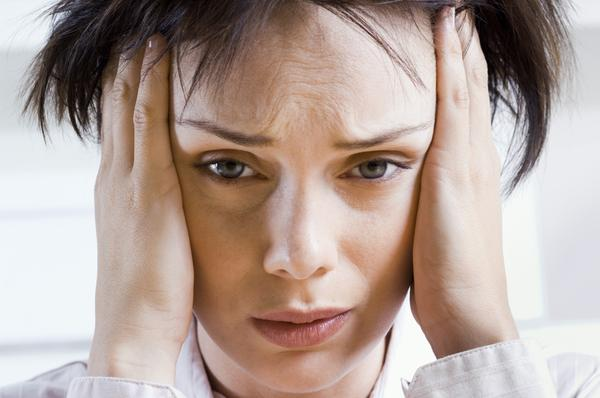
#> input picture 4.DFT_FreqDomainFilter/Code/Original_2.png, 600 x 398 px
$ python HW4_ver2.py   (Python 2 division)
#> lines starting #> are read from the running program, lines starting #| are printed output that depends on the picture
import cv2
import numpy as np

Original_gray=cv2.imread('Original_2.png',0)
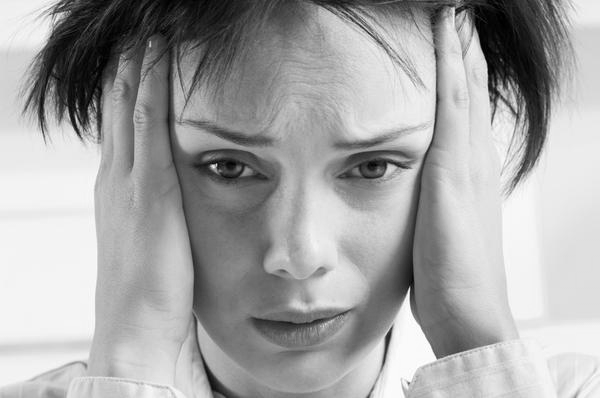
#> Original_gray: shape (398, 600); min 0, max 255, mean 166

#Chuan bi ngo vao input cho ham dft, cu the la tao 1 mang 2 lop chua phan thuc va phan ao, "originalComplex"
Original_gray_1=np.float32(Original_gray)
Original_Float=Original_gray_1/255.0
originalComplex=np.zeros((Original_Float.shape[0],Original_Float.shape[1],2))
originalComplex[:,:,0]=Original_Float
# [7 lines of commented-out code are left out]
dftOriginal=np.zeros((Original_Float.shape[0],Original_Float.shape[1],2))
cv2.dft(originalComplex,dftOriginal,16)


#Sau khi co DFT dang complex la "dftOriginal", thuc hien lay bien do, dung ham cv2.magnitude, ngo ra la "dftMagnitude"
dftMagnitude=np.zeros((Original_Float.shape[0],Original_Float.shape[1]))
cv2.magnitude(dftOriginal[:,:,0],dftOriginal[:,:,1],dftMagnitude)
dftMagnitude=dftMagnitude+1
cv2.log(dftMagnitude,dftMagnitude)
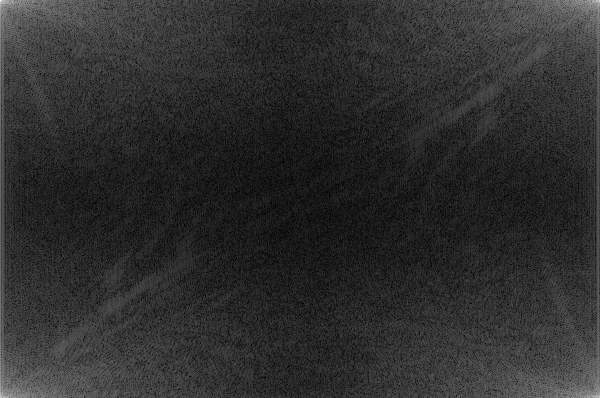
#> dftMagnitude: shape (398, 600) float64; min 0.0193, max 11.95, mean 2.21; drawn with min black and max white
cv2.normalize(dftMagnitude,dftMagnitude,0,1,32)

#Lay kich thuoc cua pho bien do
dftMagnitude_centerX = dftMagnitude.shape[1]/2
#> dftMagnitude_centerX = 300
dftMagnitude_centerY = dftMagnitude.shape[0]/2
#> dftMagnitude_centerY = 199
dftMagnitude_2=np.zeros((dftMagnitude.shape[0],dftMagnitude.shape[1]))

#Sau khi co DFT, thuc hien Recenter DFT cho dftMagnitude, ngo ra se la dftMagnitude_2
dftMagnitude_2[0:dftMagnitude_centerY,0:dftMagnitude_centerX]=dftMagnitude[dftMagnitude_centerY:dftMagnitude_centerY*2,dftMagnitude_centerX:dftMagnitude_centerX*2]
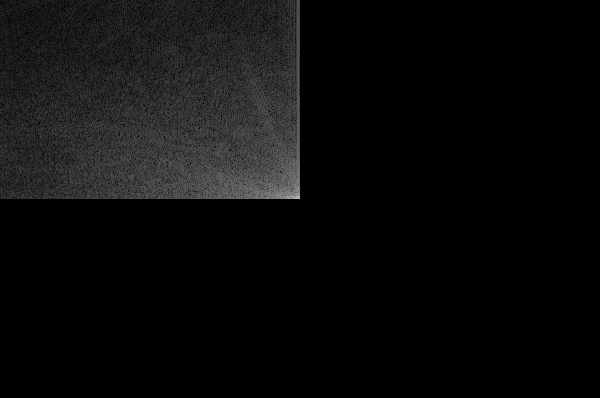
#> dftMagnitude_2: shape (398, 600) float64; min 0, max 0.751, mean 0.0452
dftMagnitude_2[dftMagnitude_centerY:dftMagnitude_centerY*2,dftMagnitude_centerX:dftMagnitude_centerX*2]=dftMagnitude[0:dftMagnitude_centerY,0:dftMagnitude_centerX]
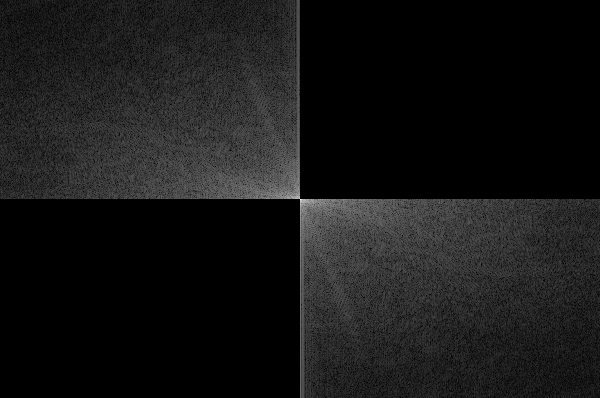
#> dftMagnitude_2: shape (398, 600) float64; min 0, max 1, mean 0.091
dftMagnitude_2[dftMagnitude_centerY:dftMagnitude_centerY*2,0:dftMagnitude_centerX]=dftMagnitude[0:dftMagnitude_centerY,dftMagnitude_centerX:dftMagnitude_centerX*2]
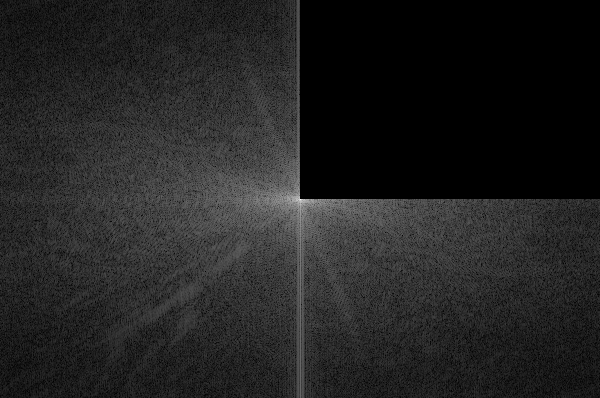
#> dftMagnitude_2: shape (398, 600) float64; min -4.65e-20, max 1, mean 0.137; drawn with min black and max white
dftMagnitude_2[0:dftMagnitude_centerY,dftMagnitude_centerX:dftMagnitude_centerX*2]=dftMagnitude[dftMagnitude_centerY:dftMagnitude_centerY*2,0:dftMagnitude_centerX]
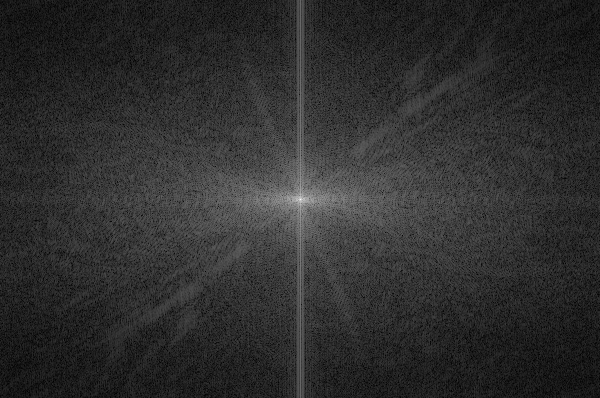
#> dftMagnitude_2: shape (398, 600) float64; min -4.65e-20, max 1, mean 0.183; drawn with min black and max white


#Luu anh
DFT_Original=cv2.convertScaleAbs(dftMagnitude,0,255)
DFT_Recentered=cv2.convertScaleAbs(dftMagnitude_2,0,255)


cv2.imwrite('Original_Image_Gray.jpg',Original_gray)
cv2.imwrite('DFT_Original.jpg',DFT_Original)
cv2.imwrite('DFT_Recentered.jpg',DFT_Recentered)


#Tao window
cv2.namedWindow('Original_Image', cv2. WINDOW_NORMAL)
cv2.namedWindow('DFT_Original', cv2. WINDOW_NORMAL)
cv2.namedWindow('DFT_Recentered', cv2. WINDOW_NORMAL)
#Hien thi anh gray goc
cv2.imshow('Original_Image',Original_gray)
#Hien thi bien doi DFT dang bien do magnitude
cv2.imshow('DFT_Original',dftMagnitude)
#Hien thi bien doi DFT dang bien do magnitude sau khi recenter
cv2.imshow('DFT_Recentered',dftMagnitude_2)

#cv2.waitKey(0)
#cv2.destroyAllWindows()
# [140 lines left out: functions Low_Pass_Filter, High_Pass_Filter, Band_Pass_Filter, not called in this run]


from Tkinter import *

root=Tk()

thelabel = Label(root, text="Adjust Paramter and Select Your filter",bg="yellow", fg="blue")
thelabel.grid()

inner_radius_label=Label(root,text="Inner radius")
inner_radius_label.grid(row=1,column=0)
inner_radius_axis = Scale(root, from_=0, to=200, orient=HORIZONTAL)
inner_radius_axis.grid(row=1,column=1)

outer_radius_label=Label(root,text="Outer radius")
outer_radius_label.grid(row=2,column=0)
outer_radius_axis = Scale(root, from_=0, to=200, orient=HORIZONTAL)
outer_radius_axis.grid(row=2,column=1)

Low_Pass_Filter  = Button(root, text="LOW PASS FILTER",bg="white",fg="blue",command=Low_Pass_Filter)
High_Pass_Filter = Button(root, text="HIGH PASS FILTER",bg="white",fg="blue",command=High_Pass_Filter)
Band_Pass_Filter = Button(root, text="BAND PASS FILTER",bg="white",fg="blue",command=Band_Pass_Filter)

Low_Pass_Filter.grid()
High_Pass_Filter.grid()
Band_Pass_Filter.grid()

root.mainloop()

$ run again, with 4.DFT_FreqDomainFilter/Code/Original_1.jpg saved as 4.DFT_FreqDomainFilter/Code/Original_2.png
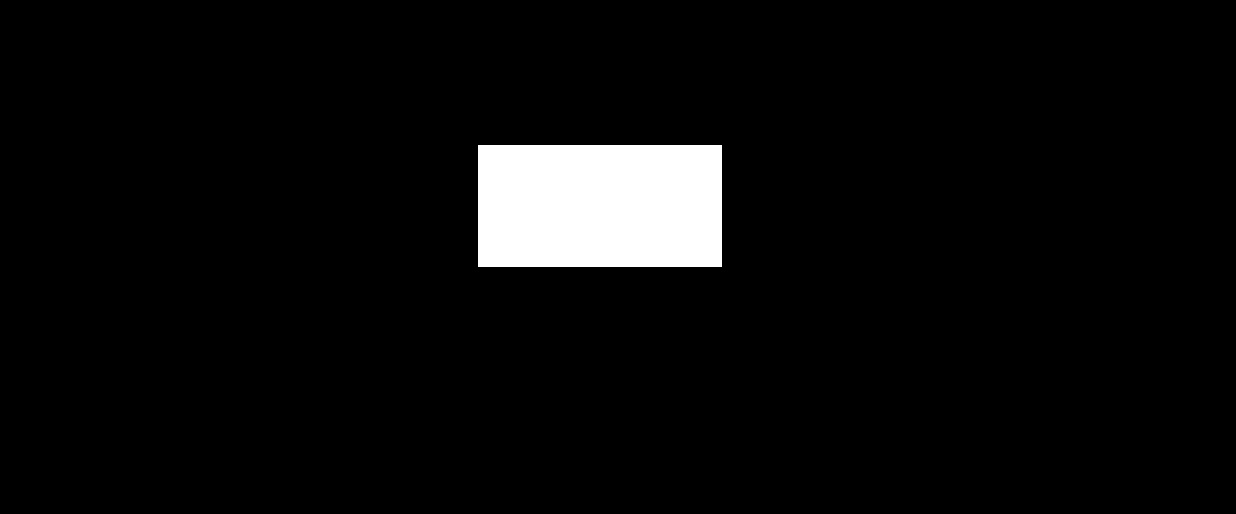
#> input picture 4.DFT_FreqDomainFilter/Code/Original_1.jpg, 1236 x 514 px
#> Original_gray is the input picture: shape (514, 1236); min 0, max 255, mean 11.9
#> `cv2.log(dftMagnitude,dftMagnitude)`:
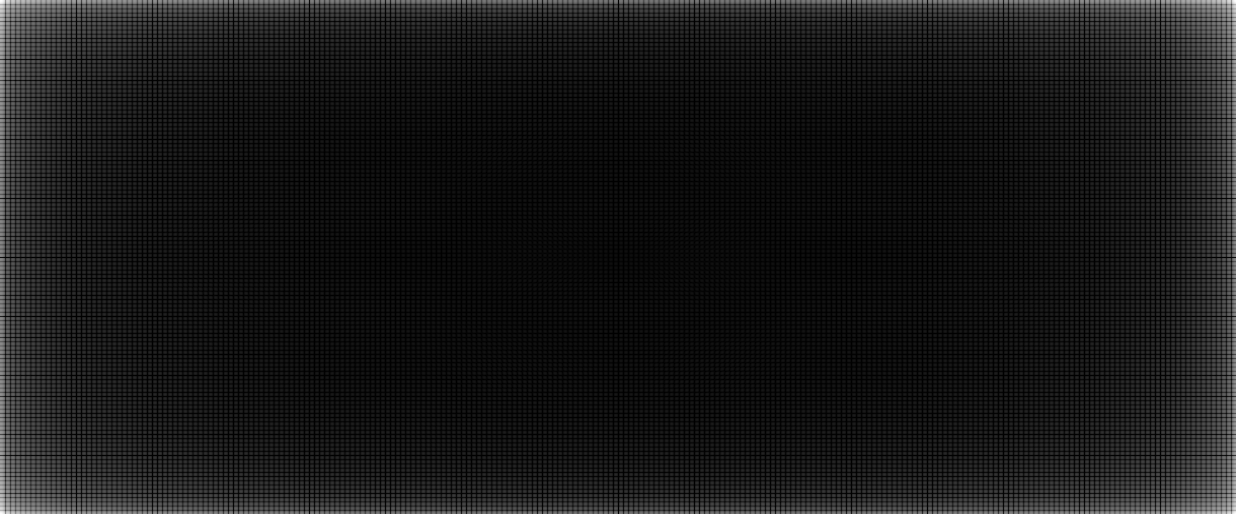
#> dftMagnitude: shape (514, 1236) float64; min 0, max 10.3, mean 0.996; drawn with min black and max white
#> `dftMagnitude_2[0:dftMagnitude_centerY,dftMagnitude_centerX:dftMagnitud..`:
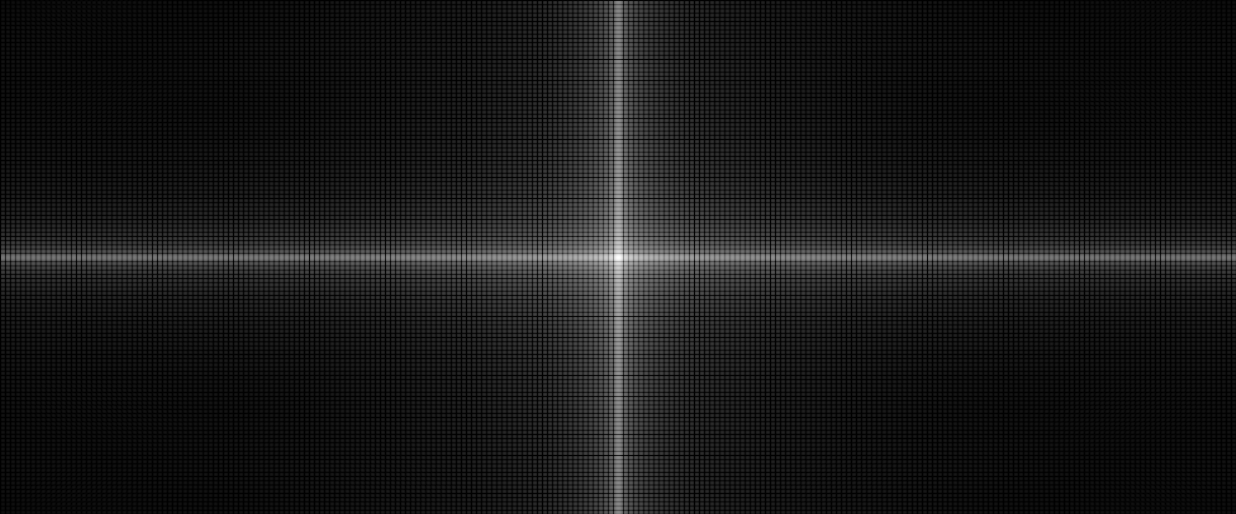
#> dftMagnitude_2: shape (514, 1236) float64; min 0, max 1, mean 0.0967
